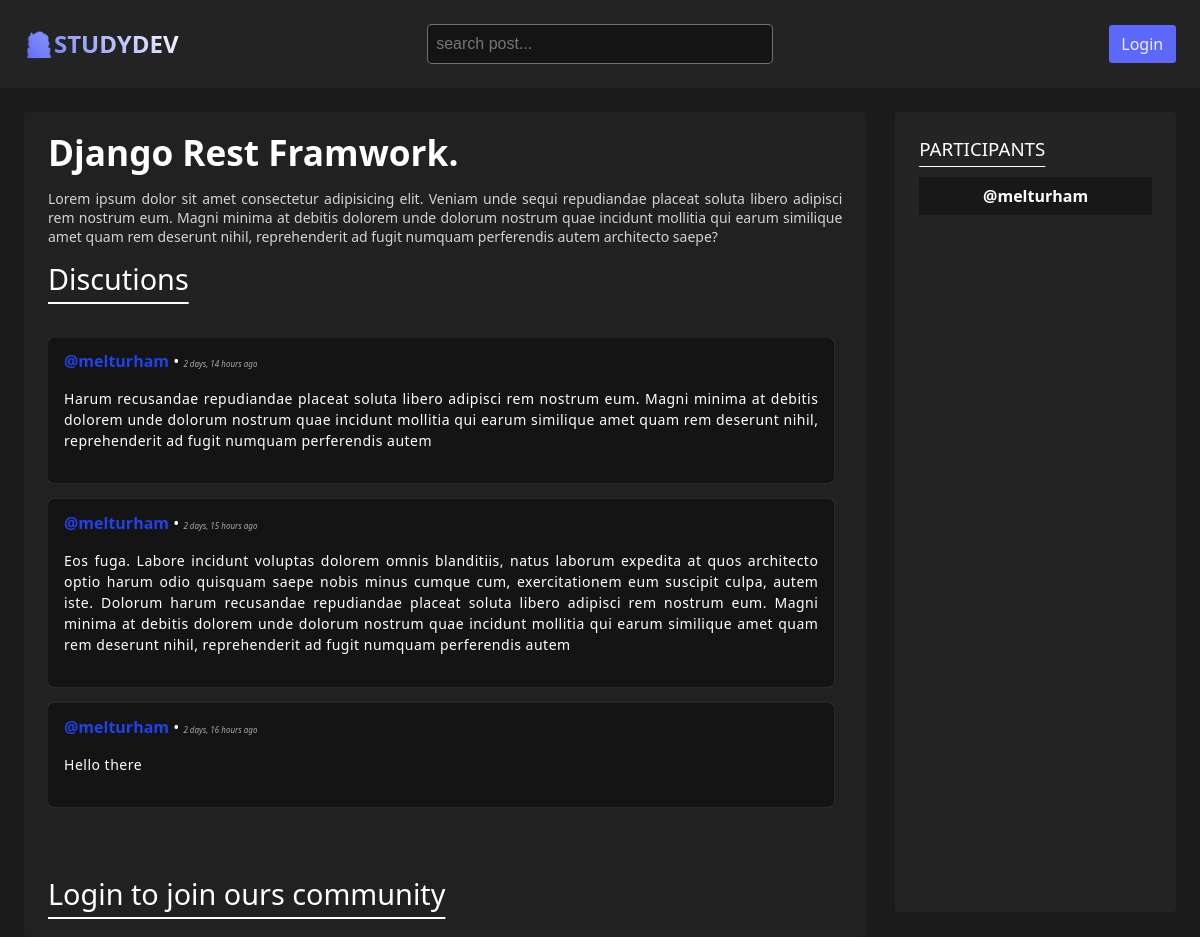
Page /room/6/ on the committed database.
### base/models.py (models this page shows, shortened)
class Room(models.Model):
	objects = None
	host = models.ForeignKey(User, on_delete=models.SET_NULL, null=True)
	topic = models.ForeignKey(Topic, on_delete=models.SET_NULL, null=True)
	name = models.CharField(max_length=200)
	description = models.TextField(null=True, blank=True)
	participants = models.ManyToManyField(User, related_name='participants', blank=True)
	updated = models.DateTimeField(auto_now=True)
	created = models.DateTimeField(auto_now_add=True)
	class Meta:
		ordering = ['-updated', '-created']

class Message(models.Model):
	objects = None
	user = models.ForeignKey(User, on_delete=models.CASCADE)
	room = models.ForeignKey(Room, on_delete=models.CASCADE)
	body = models.TextField()
	updated = models.DateTimeField(auto_now=True)
	created = models.DateTimeField(auto_now_add=True)
	class Meta:
		ordering = ['-updated', '-created']

### base/views.py (the view, shortened to what this page needs)
# urls.py: path('room/<str:pk>/', views.room, name='room'),
def room(request, pk):
    room = Room.objects.get(id=pk)
    room_messages: Any = room.message_set.all().order_by('-created')[0:7]
    participants = room.participants.all()
    length_messages = len(room_messages)
    context = {'room': room, 'room_messages': room_messages,
               'participants': participants, 'length_messages': length_messages}
    return render(request, 'base/room.html', context)

### base/templates/base/room.html (shortened to what this page needs)
{% extends "main.html" %} {% block content %}
<div class="room-container">
	<div class="wrapper-room">
		<h2 class="room-title">{{room.name}}.</h2>
		<p class="room-description">{{room.description}}</p>
		<article class="comment-wrapper">
			{% if length_messages >= 1 %}
			<h3 class="message-title">Discutions</h3>
			{% else %}
			<h3 class="message-title">No discutions in this room</h3>
			{% endif %}
			<div class="feed-messages">
				{% for message in room_messages %}
				<div class="user-message">
					<div class="feed-messages-header">
						<div class="messages-header-item">
							<a class="user-name" href="">@{{message.user}}</a>
							&bullet;
							<small>{{message.created|timesince}} ago</small>
						</div>
					</div>
					<p>{{message.body}}</p>
				</div>
				{% endfor %}
			</div>
			{% if request.user.is_authenticated %}
			<div class="comment-form">
				<form action="" method="POST">
					{% csrf_token %}
					<textarea
						type="text"
						name="body"
						placeholder="Write your message there..."
					></textarea>
					<button type="submit">Submint</button>
				</form>
			</div>
			{% else %}
			<h4 class="message-title">Login to join ours community</h4>
			{% endif %}
		</article>
	</div>
	<aside>
		<h3>Participants</h3>
		{% for user in participants %}
		<div class="wrapper-users">
			<p>@{{user.username}}</p>
		</div>
		{% endfor %}
	</aside>
</div>
{% endblock content %}

### static/styles/main.css (style rules this page uses)
*, *::after, *::before { margin: 0; padding: 0; box-sizing: border-box; text-decoration: none; list-style-type: none; }
:root { --background-color-body: hsla(0, 0%, 8%, 0.97); --color: #fff; --font-family: system-ui, -apple-system, BlinkMacSystemFont, 'Segoe UI', Roboto, Oxygen, Ubuntu, Cantarell, 'Open Sans', 'Helvetica Neue', sans-serif; --button-color: hsla(235, 94%, 67%, 0.995); }
body { background-color: var(--background-color-body); color: var(--color); font-family: var(--font-family); scroll-behavior: smooth; }
.user-name { --username-color: rgb(32, 66, 232); color: var(--username-color); font-weight: bolder; transition: all 300ms linear; }
.room-container { display: grid; grid-template-columns: 3fr 1fr; gap: 1.8rem; padding: 0 1.5rem; }
.room-container .wrapper-room { background-color: hsl(0, 0%, 13%); display: flex; flex-direction: column; gap: 0.8rem; padding: 1rem 1.5rem 0; border-radius: 4px; }
.wrapper-room .room-title { font-size: 2.2em; text-wrap: balance; color: var(--color-text); text-transform: capitalize; }
.wrapper-room .room-description { font-size: 14px; text-wrap: pretty; text-align: justify; color: lightgray; }
.wrapper-room .comment-wrapper { display: flex; flex-direction: column; gap: 1rem; padding-bottom: 1.5rem; }
.comment-wrapper .message-title { font-size: 1.8em; font-weight: 400; text-decoration: underline; text-underline-offset: 12px; }
.feed-messages { display: flex; flex-direction: column; gap: 1rem; overflow-y: scroll; height: 65vh; margin-top: 1.5rem; padding-right: 0.5rem; }
.feed-messages .user-message { background-color: rgba(0, 0, 0, 0.4); padding: 0.8rem 1rem 2rem; box-shadow: 0 0 1px rgba(255, 255, 255, 0.393); border-radius: 5px; }
.feed-messages p { font-size: 14px; text-wrap: pretty; text-align: justify; line-height: 1.5; font-weight: 400; letter-spacing: 0.5px; }
.feed-messages p::first-letter { text-transform: uppercase; }
.feed-messages .feed-messages-header { display: flex; align-items: center; justify-content: space-between; gap: 1.5rem; margin-bottom: 1rem; }
.feed-messages-header .messages-header-item small { color: hsl(0, 0%, 66%); font-weight: 400; font-size: 8px; font-style: italic; }
.room-container aside { height: 100vh; position: sticky; top: 0; right: 0; background-color: rgba(255, 255, 255, 0.041); padding: 1.5rem; border-radius: 4px; }
.room-container aside h3 { font-weight: 400; text-transform: uppercase; margin-bottom: 1rem; text-decoration: underline; text-underline-offset: 10px; }
.room-container aside .wrapper-users p { background-color: hsla(0, 0%, 9%, 0.897); padding: 0.5rem; font-weight: bold; border-radius: 2px; margin-top: 0.5rem; text-align: center; }

### rows in the picture
Room: name "Django Rest Framwork", description "Lorem ipsum dolor sit amet consectetur adipisicing elit. Veniam unde sequi repudiandae placeat soluta libero adipisci rem nostrum eum. Magni minima at debitis dolorem unde dolorum nostrum quae incidunt mollitia qui earum similique amet quam rem deserunt nihil, reprehenderit ad fugit numquam perferendis autem architecto saepe?"
Message: user "melturham", created "2 days, 14 hours", body "harum recusandae repudiandae placeat soluta libero adipisci rem nostrum eum. Magni minima at debitis dolorem unde dolorum nostrum quae incidunt mollitia qui earum similique amet quam rem deserunt nihil, reprehenderit ad fugit numquam perferendis autem"
Message: user "melturham", created "2 days, 15 hours", body "eos fuga. Labore incidunt voluptas dolorem omnis blanditiis, natus laborum expedita at quos architecto optio harum odio quisquam saepe nobis minus cumque cum, exercitationem eum suscipit culpa, autem iste. Dolorum harum recusandae repudiandae placeat soluta libero adipisci rem nostrum eum. Magni minima at debitis dolorem unde dolorum nostrum quae incidunt mollitia qui earum similique amet quam rem deserunt nihil, reprehenderit ad fugit numquam perferendis autem"
Message: user "melturham", created "2 days, 16 hours", body "hello there"

### other values in the picture
{{ user.username }} "melturham"
